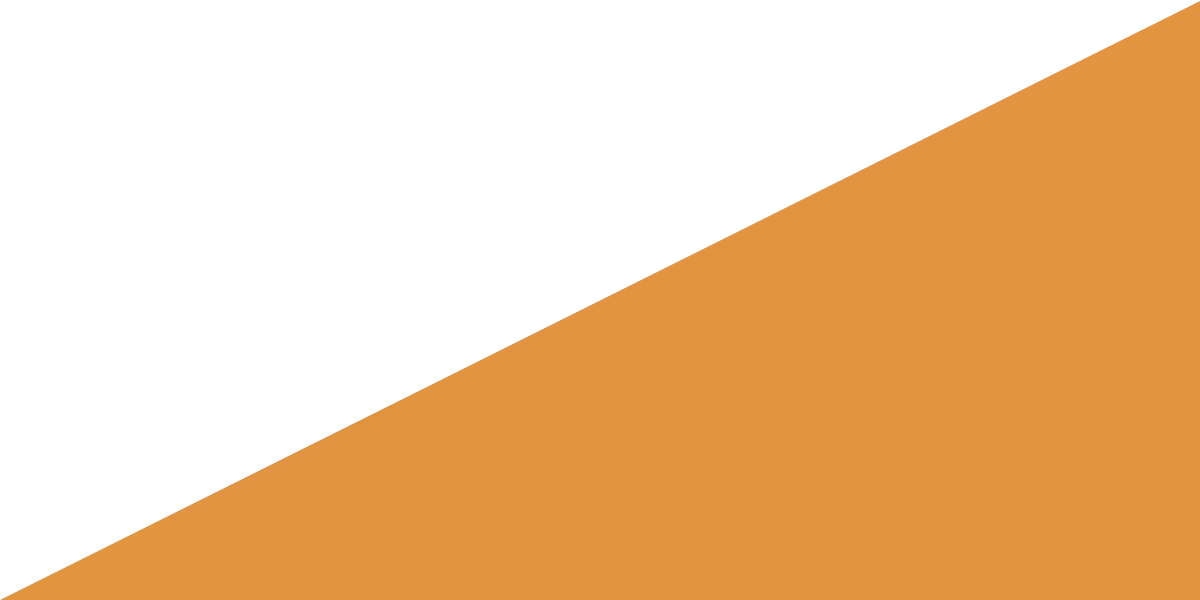
Frame 1 (no input)
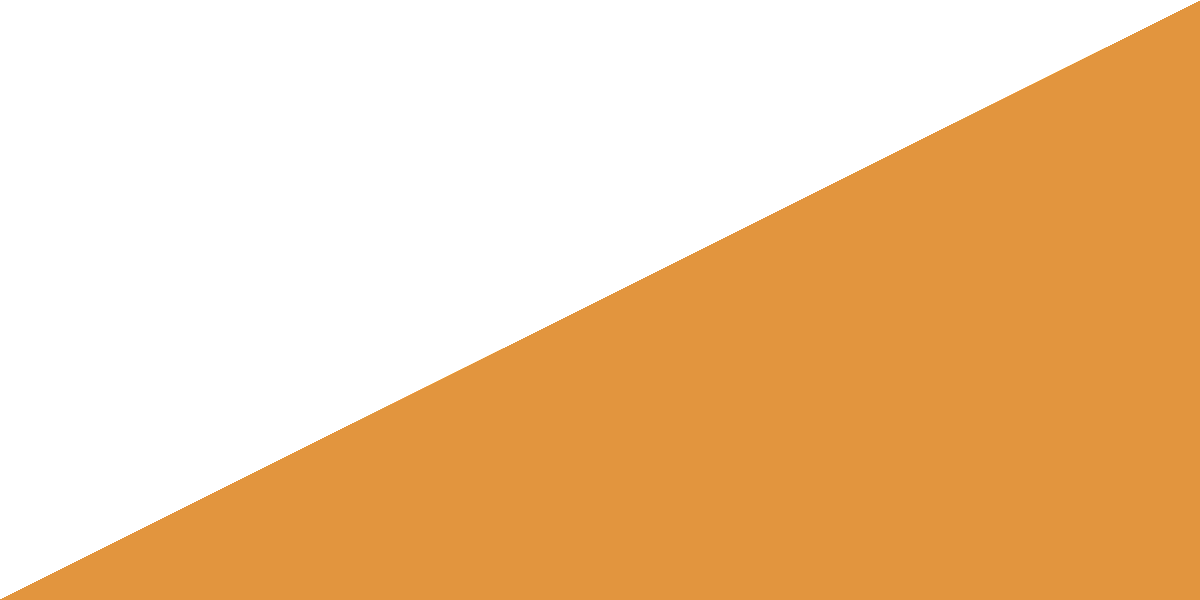
Frame 60 (no input)
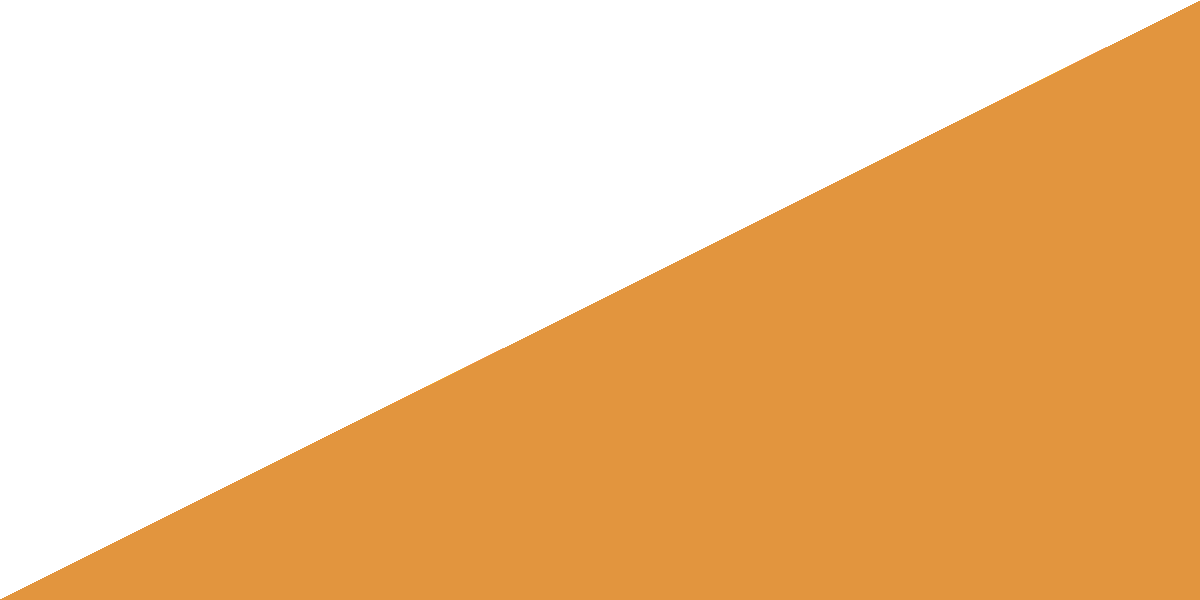
Frame 120 (the mouse pressed at the canvas centre since frame 60)

The p5.js sketch that drew these frames (run headless with seeded random() and noise() and a simulated clock; from frame 60 on, the mouse is pressed at the canvas centre):

// p5.js sketch
// ── sketch.js
function setup() {
  createCanvas(1200,600);

}

function draw() {
  noStroke();
  fill(226,149,62);
  triangle(0,600,1600,600,1200,1);

}

// ── style.css
body {
margin-top:40%;
}

#box-1 {

  width: 100px;
  height: 100px;
  background-color: pink;
  -moz-border-radius: 50px;
  -webkit-border-radius: 50px;
  border-radius: 50px;
  position:absolute;
  margin-top:470px;
  -webkit-transition:  all 10s cubic-bezier(.17, .86, .73, .14);
       -o-transition:  all 10s cubic-bezier(.17, .86, .73, .14);
          transition:  all 10s cubic-bezier(.17, .86, .73, .14);

}

#box-1:hover {
  -webkit-transform:  translateX(1000px);
      -ms-transform:  translateX(1000px);
       -o-transform:  translateX(1000px);
          transform:  translateX(1000px) translateY(-490px);

}

#box-2 {
  margin: -50px;
  margin-left:85px;
  margin-top:412px;
  width: 100px;
  height:100px;
  background-color: cyan;
  color:magenta;

  position:absolute;
  -webkit-transition:  all 10s cubic-bezier(.17, .86, .73, .14);
       -o-transition:  all 10s cubic-bezier(.17, .86, .73, .14);
          transition:  all 10s cubic-bezier(.17, .86, .73, .14);
}

#box-1:hover~#box-2{
  -webkit-transition:  all 10s cubic-bezier(.17, .86, .73, .14);
       -o-transition:  all 10s cubic-bezier(.17, .86, .73, .14);
          transition:  all 10s cubic-bezier(.17, .86, .73, .14);
-webkit-transform:  translateX(1000px);
  -ms-transform:  translateX(1000px);
  -o-transform:  translateX(1000px);
  transform:  translateX(1000px) translateY(-490px) rotate(360deg);
}
